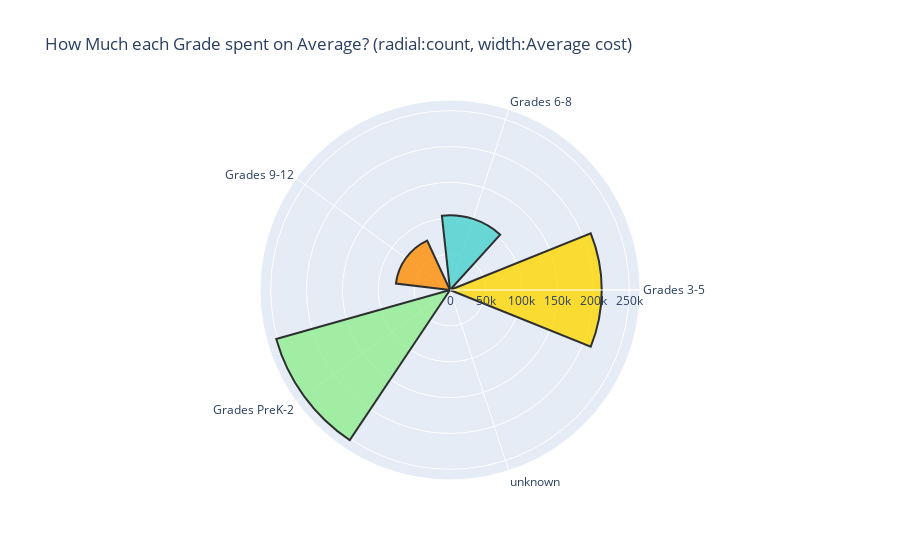

The code cell stored with this chart in its notebook:
### Code cell
# which grades are more active? Which submit more costly projects?

df_exp_1 = projects[['Project Cost', 'Project ID', 'Project Grade Level Category']].groupby('Project Grade Level Category').agg(['count', 'mean']).reset_index().sort_values('Project Grade Level Category').set_index('Project Grade Level Category')


fig = go.Figure(go.Barpolar(
    theta=df_exp_1.index,\
    r=df_exp_1[('Project Cost', 'count')],
    width=df_exp_1[('Project Cost', 'mean')]/1000,
    marker_color=['gold', 'mediumturquoise', 'darkorange', 'lightgreen', 'pink'],
    marker_line_color="black",
    marker_line_width=2,
    opacity=0.8
))
fig.update_layout(title="How Much each Grade spent on Average? (radial:count, width:Average cost)")

fig.show()

### Figure 1 — Plotly figure (JSON) as saved in the notebook; plotly's stock layout.template omitted (floating-point values rounded to 4 significant figures)
{"data": [{"marker": {"color": ["gold", "mediumturquoise", "darkorange", "lightgreen", "pink"], "line": {"color": "black", "width": 2}}, "opacity": 0.8, "r": [211571, 104248, 75933, 251671, 28], "theta": ["Grades 3-5", "Grades 6-8", "Grades 9-12", "Grades PreK-2", "unknown"], "type": "barpolar", "width": [0.6094, 0.6733, 0.8109, 0.5632, 0.6344]}], "layout": {"title": {"text": "How Much each Grade spent on Average? (radial:count, width:Average cost)"}}}
